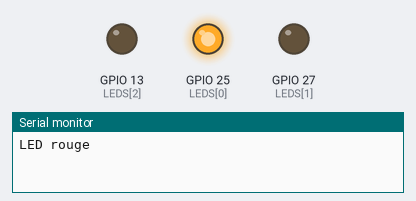
This sketch was run on a simulated ESP32. Parts: output pins drawn as LEDs (lit = HIGH), the last lines printed to the serial monitor.

Above: at 0.2 s.
At 0.7 s:
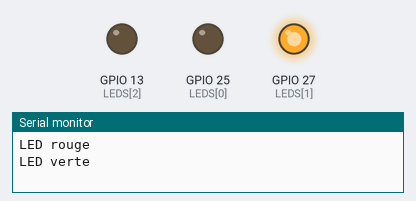
At 2.7 s:
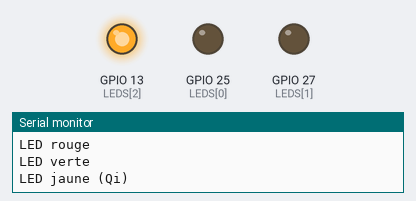
Timing chart, 0 to 3.5 s (numbered marks = the images above):
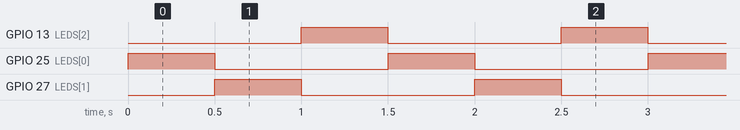

Measured:
- by itself, GPIO 13 (LEDS[2]), GPIO 25 (LEDS[0]), GPIO 27 (LEDS[1]): alternates HIGH for 0.50 s and LOW for 1.0 s
- by itself, everything shown: repeats every 1.5 s, in 4 steps

The sketch:

test1_leds.ino
```cpp
// Test 1 — LEDs rouge (GPIO25), verte (GPIO27) et jaune Qi (GPIO13)
// Câblage : GPIO -> résistance 220 Ω -> anode LED, cathode -> GND
// Attendu : chenillard rouge -> vert -> jaune.
const int LEDS[] = {25, 27, 13};
const char* NOMS[] = {"rouge", "verte", "jaune (Qi)"};

void setup() {
  Serial.begin(115200);
  for (int p : LEDS) pinMode(p, OUTPUT);
}

void loop() {
  for (int i = 0; i < 3; i++) {
    Serial.printf("LED %s\n", NOMS[i]);
    digitalWrite(LEDS[i], HIGH);
    delay(500);
    digitalWrite(LEDS[i], LOW);
  }
}
```
